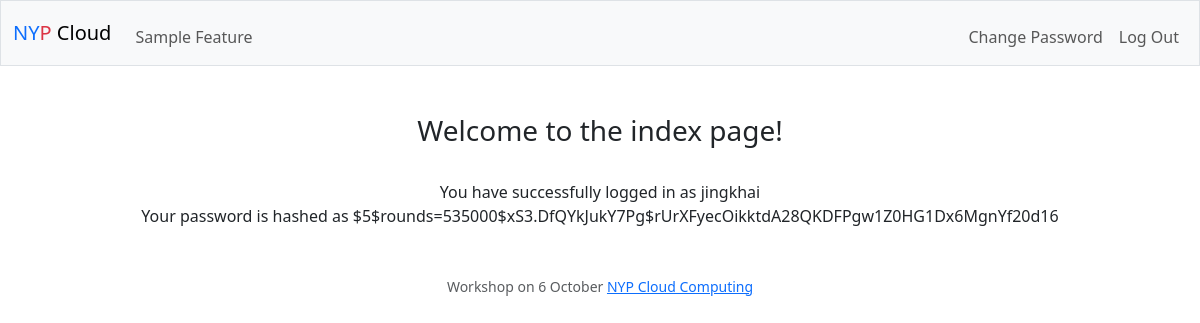
Page / (signed in) on the earlier database version.
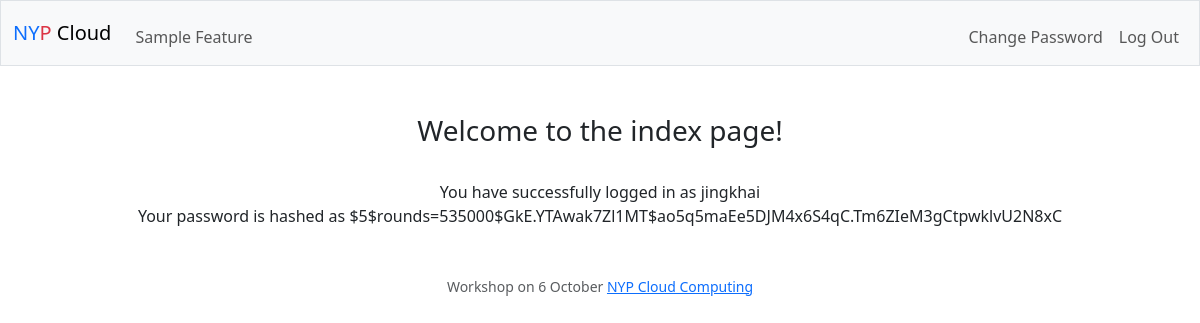
Same page on the later database version.
### workshop.py (models this page shows, shortened)
class User(db.Model):
    user_id = db.Column(db.Integer, primary_key=True)
    username = db.Column(db.String(80), unique=True, nullable=False)
    password_hash = db.Column(db.String, nullable=False)

### workshop.py (the view)
@app.route("/", methods=["GET"])
@login_required
def main():
    if session.get('user_id'):
        user = User.query.filter_by(user_id=session['user_id']).first()
        return render_template("index.html", user=user)

### workshop.py (called while the page is built)
def login_required(f):
    @wraps(f)
    def decorated_function(*args, **kwargs):
        if 'user_id' not in session:
            return redirect(url_for('login'))
        return f(*args, **kwargs)
    return decorated_function

### templates/index.html (shortened to what this page needs)
{% extends "layout.html" %}
{% block main %}
    <div class="h3">Welcome to the index page!</div>
    <br>
    You have successfully logged in as {{ user.username}} <br>
    Your password is hashed as {{ user.password_hash}}
{% endblock %}

### templates/layout.html (shortened to what this page needs)
<!DOCTYPE html>
<html lang="en">
    <head>
        <link href="https://cdn.jsdelivr.net/npm/bootstrap@5.3.2/dist/css/bootstrap.min.css" rel="stylesheet">
    </head>
    <body>
        <nav class="bg-light border navbar navbar-expand-md navbar-light">
            <div class="container-fluid">
                <a class="navbar-brand" href="/"><span class="text-primary">NY</span><span class="text-danger">P</span><span class="black"> Cloud</span></a>
                <div class="collapse navbar-collapse" id="navbar">
                    {% if session["user_id"] %}
                        <ul class="navbar-nav me-auto mt-2">
                            <li class="nav-item"><a class="nav-link" href="/downloader">Sample Feature</a></li>
                        </ul>
                        <ul class="navbar-nav ms-auto mt-2">
                            <li class="nav-item"><a class="nav-link" href="/change_password">Change Password</a></li>
                            <li class="nav-item"><a class="nav-link" href="/logout">Log Out</a></li>
                        </ul>
                    {% else %}
                        <ul class="navbar-nav ms-auto mt-2">
                            <li class="nav-item"><a class="nav-link" href="/login">Log In</a></li>
                            <li class="nav-item"><a class="nav-link" href="/register">Register</a></li>
                        </ul>
                    {% endif %}
                </div>
            </div>
        </nav>
        <main class="container-fluid py-5 text-center">
            {% block main %}{% endblock %}
        </main>
        <footer class="mb-5 small text-center text-muted">
            Workshop on 6 October <a href="https://sg.linkedin.com/company/nyp-cloud-computing-sig">NYP Cloud Computing</a>
        </footer>
    </body>
</html>

Differences in the rows shown:
changed User "jingkhai": password_hash "$5$rounds=535000$xS3.DfQYkJukY7Pg$rUrXFyecOikktdA28QKDFPgw1Z0HG1Dx6MgnYf20d16" → "$5$rounds=535000$GkE.YTAwak7Zl1MT$ao5q5maEe5DJM4x6S4qC.Tm6ZIeM3gCtpwklvU2N8xC"
